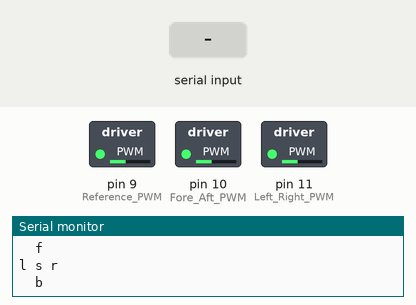
Recording of a sketch running on a simulated Arduino Uno, built with avr-gcc and run on an emulated ATmega328P. Parts: switched loads named in the sketch (green lamp = pin HIGH), the last lines printed to the serial monitor. The test bench sets the inputs (shaded band).

Above: at 6.2 s.
6.3 s: "f" received over Serial
At 6.7 s:
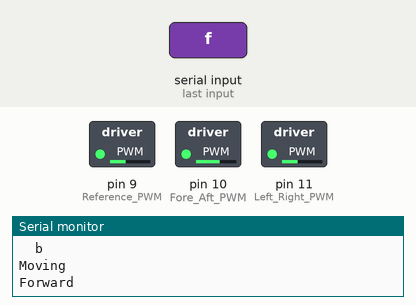
Timing chart, 0 to 9.3 s (numbered marks = the images above; inputs shaded):
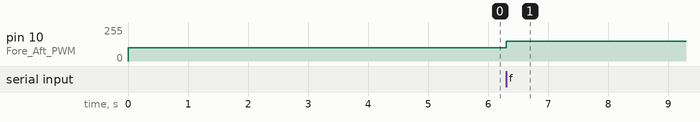

Measured:
- after the input at 6.3 s, pin 10 (Fore_Aft_PWM): 99/255 → 149/255 at once

The sketch:

Jazzy_control_hybrid.ino
```cpp
// Chair Pins
// |2 1|
// |4 3
// |6 5
// |8 7|

// 1 = 5V
// 2 = Left_Right 1
// 3 = 0V
// 4 = Fore_Aft 1
// 5 = Fore_Aft 2
// 6 = Center
// 7 = Left_Right 2
// 8 = Not connected
//yellow y axis
// blue x axis


int Reference_PWM  = 9;
int Fore_Aft_PWM   = 10;
int Left_Right_PWM = 11;

//int JazzyNeutral = 250; // Volts * 100
//int JazzyLower   = 111; // Volts * 100
//int JazzyUpper   = 389; // Volts * 100
//int JazzyNeutral = 320; // Volts * 100
//int JazzyLower   = 280; // Volts * 100
//int JazzyUpper   = 370; // Volts * 100
int JazzyNeutral = 195; // Volts * 100
int JazzyLower   = 90; // Volts * 100
int JazzyUpper   = 293; // Volts * 100

int PWMLower = 0;
int PWMUpper = 255;

int VoltsLower = 0;
int VoltsUpper = 500;

void setup() {
  Neutral(JazzyNeutral);
  delay(5000); // Allow time to turn on the control stalk
  Serial.begin(9600);
  while (! Serial);
  Serial.println("Robot Is Online!");
  Serial.println("Chassis manual control");
  Serial.println("Enter Direction");
  Serial.println("  f");
  Serial.println("l s r");
  Serial.println("  b ");
}

void loop()
{
  while(1)
  {
    if (Serial.available())
    {
      int direction = Serial.read();
      Serial.println("Moving");
      switch (direction)
      {
      case 'f':
        Serial.println("Forward");
        // Forward
        Fore_Aft(JazzyUpper);
        delay(5000);
        break;
      case 's':
        Serial.println("Stop");
        // Stop
        Left_Right(JazzyNeutral);
        Fore_Aft(JazzyNeutral);
        delay(5000);
        break;
      case 'b':
        Serial.println("Backward");
        // Reverse
        Fore_Aft(JazzyLower);
        delay(5000);
        break;
      case 'r':
        Serial.println("Right");
        // Right
        Left_Right(JazzyUpper);
        delay(5000);
        break;
      case 'l':
        Serial.println("Left");
        // Left
        Left_Right(JazzyLower);
        delay(5000);
        break;
      }
    }
  }
}
void Neutral(int Volts){
  Reference(Volts);
  Fore_Aft(Volts);
  Left_Right(Volts);
}

void Reference(int Volts){
  int Pulses = map(Volts, VoltsLower, VoltsUpper, PWMLower, PWMUpper);
  analogWrite(Reference_PWM, Pulses);
}

void Fore_Aft(int Volts){
  int Pulses = map(Volts, VoltsLower, VoltsUpper, PWMLower, PWMUpper);
  analogWrite(Fore_Aft_PWM, Pulses);
}

void Left_Right(int Volts){
  int Pulses = map(Volts, VoltsLower, VoltsUpper, PWMLower, PWMUpper);
  analogWrite(Left_Right_PWM, Pulses);
}
```
